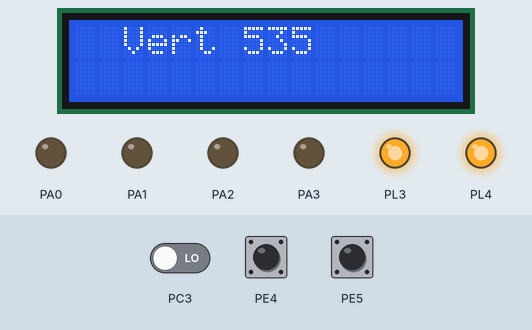
Recording of a program running on a simulated ATmega2560, built with avr-gcc and emulated at 14.7456 MHz. On the bench: 16×2 character LCD, output pins drawn as LEDs (lit = HIGH). Wiring (inferred from the names in the program): character LCD (HD44780): RS PC0; R/W PC1; E PC2; data PC4, PC5, PC6, PC7. Inputs (shaded band) come from the test bench; at power-on: PC3 LOW, PE4 HIGH, PE5 HIGH. Pins used as bus, display or sensor lines are not drawn.

Above: at 1.3 s.
Timing chart, 0 to 7.8 s (numbered marks = the images above):
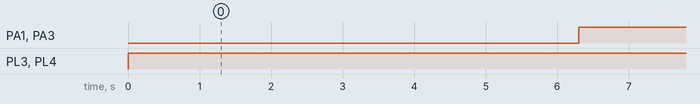

The program:

Initial_Navigation.c
```c
/*
 * Initial_Navigation.c
 *
 * Created: 2/20/2018 10:03:49 PM
 *  Author: Eastways Travel
 */

#define F_CPU 14745600
#include <avr/io.h>
#include <avr/interrupt.h>
#include <util/delay.h>

#include <math.h> //included to support power function
#include "buzzer.h"
#include "lcd.c"


#include "Line_Follow.c"
#include "POS.c"

#define STOPS 7


int vertical = 0;
int horizontal = 0;
char direction, face;
int x_D = 0, y_D = 0;


/*unsigned char ADC_Value;
unsigned char Left_white_line = 0;
unsigned char Center_white_line = 0;
unsigned char Right_white_line = 0;*/

int avg[3]={60,60,60}; //Used for thresholds
int th[3]={0,0,0}; //Used for digital values of line eg 010 when center is on line
int error=0,target=2,p=0,kp=15; //Constants for Proportional in p
int highcount=0,highcurrent=0; //Constants for Proportional in p
int baseLine=100; //Constants for Proportional in p


//Function to configure ports to enable robot's motion
void motion_pin_config (void)
{
	DDRA = DDRA | 0x0F;
	PORTA = PORTA & 0xF0;
	DDRL = DDRL | 0x18;   //Setting PL3 and PL4 pins as output for PWM generation
	PORTL = PORTL | 0x18; //PL3 and PL4 pins are for velocity control using PWM.
}

void port_init()
{
	lcd_port_config();
	adc_pin_config();
	motion_pin_config();
	left_encoder_pin_config(); //left encoder pin config
	right_encoder_pin_config(); //right encoder pin config
}


void motion_set (unsigned char Direction)
{
	unsigned char PortARestore = 0;

	Direction &= 0x0F; 		// removing upper nibbel for the protection
	PortARestore = PORTA; 		// reading the PORTA original status
	PortARestore &= 0xF0; 		// making lower direction nibbel to 0
	PortARestore |= Direction; // adding lower nibbel for forward command and restoring the PORTA status
	PORTA = PortARestore; 		// executing the command
}

void forward (void) //both wheels forward
{
	motion_set(0x06);
}

void back (void) //both wheels backward
{
	motion_set(0x09);
}

void left (void) //Left wheel backward, Right wheel forward
{
	motion_set(0x05);
}

void right (void) //Left wheel forward, Right wheel backward
{
	motion_set(0x0A);
}

void soft_left (void) //Left wheel stationary, Right wheel forward
{
	motion_set(0x04);
}

void soft_right (void) //Left wheel forward, Right wheel is stationary
{
	motion_set(0x02);
}

void soft_left_2 (void) //Left wheel backward, right wheel stationary
{
	motion_set(0x01);
}

void soft_right_2 (void) //Left wheel stationary, Right wheel backward
{
	motion_set(0x08);
}

void stop (void)
{
	motion_set(0x00);
}


void linear_distance_mm(unsigned int DistanceInMM)
{
	float ReqdShaftCount = 0;
	unsigned long int ReqdShaftCountInt = 0;

	ReqdShaftCount = DistanceInMM / 5.338; // division by resolution to get shaft count
	ReqdShaftCountInt = (unsigned long int) ReqdShaftCount;

	ShaftCountRight = 0;
	while(1)
	{
		readSensor();
		proportional();
		forward();
		velocity(baseLine-p,baseLine+p);
		if(ShaftCountRight > ReqdShaftCountInt)
		{
			break;
		}
	}
	stop(); //Stop robot
}

void readSensor()
{
	highcurrent=0;
	highcount=0;
	sensor(0,th[0],avg[0]);
	sensor(1,th[1],avg[1]);
	sensor(2,th[2],avg[2]);
}
void sensor(int n,int sn,int avgn)
{
	sn=ADC_Conversion(n+1);
	if(sn>=avgn)
	{
		th[n]=1;
		highcount++;
		highcurrent+=(n+1);
	}
	else if(sn<avgn)
	{
		th[n]=0;
	}
	lcd_print(1, 3-n, th[n], 1);
}
void proportional()
{
	error = ((double)highcurrent/highcount)-target;
	p=(kp*error);
	if(th[0]==0 && th[1]==0 && th[2]==0)
	{
		p=0;
	}
}

void forward_mm(unsigned int DistanceInMM)
{
	linear_distance_mm(DistanceInMM);
}

void back_mm(unsigned int DistanceInMM)
{
	back();
	linear_distance_mm(DistanceInMM);
}

void left_degrees(unsigned int Degrees)
{
	// 88 pulses for 360 degrees rotation 4.090 degrees per count
	left(); //Turn left
	angle_rotate(Degrees);
}


void right_degrees(unsigned int Degrees)
{
	// 88 pulses for 360 degrees rotation 4.090 degrees per count
	right(); //Turn right
	angle_rotate(Degrees);
}


void soft_left_degrees(unsigned int Degrees)
{
	// 176 pulses for 360 degrees rotation 2.045 degrees per count
	soft_left(); //Turn soft left
	Degrees=Degrees*2;
	angle_rotate(Degrees);
}

void soft_right_degrees(unsigned int Degrees)
{
	// 176 pulses for 360 degrees rotation 2.045 degrees per count
	soft_right();  //Turn soft right
	Degrees=Degrees*2;
	angle_rotate(Degrees);
}

void soft_left_2_degrees(unsigned int Degrees)
{
	// 176 pulses for 360 degrees rotation 2.045 degrees per count
	soft_left_2(); //Turn reverse soft left
	Degrees=Degrees*2;
	angle_rotate(Degrees);
}

void soft_right_2_degrees(unsigned int Degrees)
{
	// 176 pulses for 360 degrees rotation 2.045 degrees per count
	soft_right_2();  //Turn reverse soft right
	Degrees=Degrees*2;
	angle_rotate(Degrees);
}


void manoeuvre(int x_F, int y_F,char dir_F){
	int x_origin = 4;
	int y_origin = 'D';


	int x_middle = x_F - x_origin;
	int y_middle = y_F - y_origin;

	//For determining the final destination x-coordinate
	if( (x_middle) > 0 ){ x_D = 7; }
	else { x_D = 1; }
	int x_intermediate = x_D - x_origin;

	//For determining the final destination y-coordinate
	if((y_middle) > 0){ y_D = 'F'; }
	else if((y_middle) == 0){ y_D = 'D'; }
	else { y_D = 'B'; }
	int y_intermediate = y_D - y_origin;

	//How much to manoeuvre
	vertical = 	x_middle - x_intermediate;
	horizontal = y_middle - y_intermediate;
	direction = dir_F;
}

void print_value(){
	lcd_set_4bit();
	lcd_cursor(1, 3);
	lcd_string("Vert");
	lcd_print(1,8, vertical, 3);
	lcd_cursor(2, 1);
	lcd_string("horiz");
	lcd_print(2,8, horizontal, 3);
}

void rotate(char face){
	switch(direction){
		case 'N':{
			if(face == 'S'){right_degrees(180);}
			else if(face == 'E'){right_degrees(90);}
			else if(face == 'W'){left_degrees(90);}
				break;
		}
		case 'W':{
			if(face == 'S'){left_degrees(90);}
			else if(face == 'E'){right_degrees(180);}
			else if(face == 'N'){right_degrees(90);}
				break;
		}
		case 'S':{
			if(face == 'N'){right_degrees(180);}
			else if(face == 'W'){right_degrees(90);}
			else if(face == 'E'){left_degrees(90);}
				break;
		}
		case 'E':{
			if(face == 'W'){right_degrees(180);}
			else if(face == 'S'){right_degrees(90);}
			else if(face == 'N'){left_degrees(90);}
				break;
		}
		direction = face;


	}
}

void vertical_motion(){

	if(vertical < 0){
		face = 'S';
	}
	else{
		face = 'N';
	}
	rotate(face);
	vertical = abs(vertical);
	forward_mm(vertical * 340);
}
void horizontal_motion(){

	if(horizontal < 0){
		face = 'E';
	}
	else{
		face = 'W';
	}
	rotate(face);
	horizontal = abs(horizontal);
	forward_mm(horizontal * 340);
}


void navigate(int nodes){
	for(int i=0;i<2;i++){
		if(x_D == 1){
			face = 'S';
		}
		else if(x_D == 7){
			face = 'N';
		}
		rotate(face);
		forward_mm(nodes-1 * 340);
		right_degrees(180);
	}
	buzzer_on();
	_delay_ms(1000);
	buzzer_off();

}

void init_devices (void)
{
	cli(); //Clears the global interrupts
	port_init();
	adc_init();
	timer5_init();
	left_position_encoder_interrupt_init();
	right_position_encoder_interrupt_init();
	sei();   //Enables the global interrupts
}


int main(void)
{
	//lcd_port_config();
	init_devices();
	lcd_set_4bit();
	lcd_init();


	//Enter the co-ordinates of the initial positions of all the three bots.
	//Fx,Fy for Firebird | Sbx,Sby for Spark blue | Srx,Sry for Spark Red
		int x_F = 6;
		int y_F = 'G';
		char dir_F = 'E';


		buzzer_on();
		_delay_ms(1000);		//delay
		buzzer_off();
		//This function will set the nodes to travel in the vertical & horizontal direction for the bot to reach its standard spot
		manoeuvre(x_F, y_F, dir_F);

		print_value();
		_delay_ms(5000);


		lcd_wr_command(0x01);
		//_delay_ms(1000);


		vertical_motion();
		stop();
		_delay_ms(500);
		horizontal_motion();
		_delay_ms(500);
		//right_degrees(180);
		//_delay_ms(500);


		navigate(STOPS);
		stop();

}
```

Line_Follow.c
```c
#include <avr/io.h>
#include <avr/interrupt.h>
#include <util/delay.h>

#include <math.h> //included to support power function


void port_init();
void timer5_init();
void velocity(unsigned char, unsigned char);
void motors_delay();

unsigned char ADC_Conversion(unsigned char);
unsigned char ADC_Value;

unsigned char Left_white_line = 0;
unsigned char Center_white_line = 0;
unsigned char Right_white_line = 0;

//Function to configure LCD port
void lcd_port_config (void)
{
 DDRC = DDRC | 0xF7; //all the LCD pin's direction set as output
 PORTC = PORTC & 0x80; // all the LCD pins are set to logic 0 except PORTC 7
}

//ADC pin configuration
void adc_pin_config (void)
{
 DDRF = 0x00;
 PORTF = 0x00;
 DDRK = 0x00;
 PORTK = 0x00;
}

//Function to configure ports to enable robot's motion

///////////////////////in Main
/*void motion_pin_config (void)
{
 DDRA = DDRA | 0x0F;
 PORTA = PORTA & 0xF0;
 DDRL = DDRL | 0x18;   //Setting PL3 and PL4 pins as output for PWM generation
 PORTL = PORTL | 0x18; //PL3 and PL4 pins are for velocity control using PWM.
}
*/
//Function to Initialize PORTS
//To Be added in Main with changes
/*void port_init()
{
	lcd_port_config();
	adc_pin_config();
	motion_pin_config();
}*/

// Timer 5 initialized in PWM mode for velocity control
// Prescale:256
// PWM 8bit fast, TOP=0x00FF
// Timer Frequency:225.000Hz
void timer5_init()
{
	TCCR5B = 0x00;	//Stop
	TCNT5H = 0xFF;	//Counter higher 8-bit value to which OCR5xH value is compared with
	TCNT5L = 0x01;	//Counter lower 8-bit value to which OCR5xH value is compared with
	OCR5AH = 0x00;	//Output compare register high value for Left Motor
	OCR5AL = 0xFF;	//Output compare register low value for Left Motor
	OCR5BH = 0x00;	//Output compare register high value for Right Motor
	OCR5BL = 0xFF;	//Output compare register low value for Right Motor
	OCR5CH = 0x00;	//Output compare register high value for Motor C1
	OCR5CL = 0xFF;	//Output compare register low value for Motor C1
	TCCR5A = 0xA9;	/*{COM5A1=1, COM5A0=0; COM5B1=1, COM5B0=0; COM5C1=1 COM5C0=0}
 					  For Overriding normal port functionality to OCRnA outputs.
				  	  {WGM51=0, WGM50=1} Along With WGM52 in TCCR5B for Selecting FAST PWM 8-bit Mode*/

	TCCR5B = 0x0B;	//WGM12=1; CS12=0, CS11=1, CS10=1 (Prescaler=64)
}

void adc_init()
{
	ADCSRA = 0x00;
	ADCSRB = 0x00;		//MUX5 = 0
	ADMUX = 0x20;		//Vref=5V external --- ADLAR=1 --- MUX4:0 = 0000
	ACSR = 0x80;
	ADCSRA = 0x86;		//ADEN=1 --- ADIE=1 --- ADPS2:0 = 1 1 0
}

//Function For ADC Conversion
unsigned char ADC_Conversion(unsigned char Ch)
{
	unsigned char a;
	if(Ch>7)
	{
		ADCSRB = 0x08;
	}
	Ch = Ch & 0x07;
	ADMUX= 0x20| Ch;
	ADCSRA = ADCSRA | 0x40;		//Set start conversion bit
	while((ADCSRA&0x10)==0);	//Wait for conversion to complete
	a=ADCH;
	ADCSRA = ADCSRA|0x10; //clear ADIF (ADC Interrupt Flag) by writing 1 to it
	ADCSRB = 0x00;
	return a;
}

//Function To Print Sesor Values At Desired Row And Coloumn Location on LCD
void print_sensor(char row, char coloumn,unsigned char channel)
{

	ADC_Value = ADC_Conversion(channel);
	lcd_print(row, coloumn, ADC_Value, 3);
}

//Function for velocity control
void velocity (unsigned char left_motor, unsigned char right_motor)
{
	OCR5AL = (unsigned char)left_motor;
	OCR5BL = (unsigned char)right_motor;
}

//Function used for setting motor's direction
//IN Main
/*void motion_set (unsigned char Direction)
{
 unsigned char PortARestore = 0;

 Direction &= 0x0F; 		// removing upper nibbel for the protection
 PortARestore = PORTA; 		// reading the PORTA original status
 PortARestore &= 0xF0; 		// making lower direction nibbel to 0
 PortARestore |= Direction; // adding lower nibbel for forward command and restoring the PORTA status
 PORTA = PortARestore; 		// executing the command
}*/

//In Main
/*void forward (void)
{
  motion_set (0x06);
}

void stop (void)
{
  motion_set (0x00);
}*/

/*void init_devices (void)
{
 	cli(); //Clears the global interrupts
	port_init();
	adc_init();
	timer5_init();
	sei();   //Enables the global interrupts
}

//Main Function
int main()
{
	init_devices();
	lcd_set_4bit();
	lcd_init();

	while(1)
	{

		Left_white_line = ADC_Conversion(3);	//Getting data of Left WL Sensor
		Center_white_line = ADC_Conversion(2);	//Getting data of Center WL Sensor
		Right_white_line = ADC_Conversion(1);	//Getting data of Right WL Sensor

		flag=0;

		print_sensor(1,1,3);	//Prints value of White Line Sensor1
		print_sensor(1,5,2);	//Prints Value of White Line Sensor2
		print_sensor(1,9,1);	//Prints Value of White Line Sensor3


		if(Center_white_line>0x28)
		{
			flag=1;
			forward();
			velocity(150,150);
		}

		if((Left_white_line<0x28) && (flag==0))
		{
			flag=1;
			forward();
			velocity(130,50);
		}

		if((Right_white_line<0x28) && (flag==0))
		{
			flag=1;
			forward();
			velocity(50,130);
		}

		if(Center_white_line<0x28 && Left_white_line<0x28 && Right_white_line<0x28)
		{
			forward();
			velocity(0,0);
		}

	}
}*/
```

buzzer.c
```c
/*buzzer.c

*/

//#define F_CPU 14745600
#include <avr/io.h>
#include <util/delay.h>
#include "buzzer.h"

/*Function Name: buzzer_pin_config
Input: None
Output: Function to initialize buzzer
Logic: Setting PORTC3 as output which is the pin connected to the buzzer
Example Call: buzzer_pin_config()
*/
void buzzer_pin_config(void)
{
	DDRC = DDRC | 0x08;		//Setting PORTC 3 as output
	PORTC = PORTC & 0xF7;		//Setting PORTC 3 logic low to turnoff buzzer
}

/*Function Name:buzzer_on
Input: None
Output: Buzzer turns on
Logic: Turns the buzzer on by writing 1 to PC3
Example Call: buzzer_on ()
*/
void buzzer_on(void)
{
	unsigned char port_restore = 0;
	port_restore = PINC;
	port_restore = port_restore | 0x08;
	PORTC = port_restore;
}

/*Function Name:buzzer_off
Input: None
Output: Buzzer turns off
Logic: Turns the buzzer off by writing 0 to PC3
Example Call: buzzer_off()
*/
void buzzer_off(void)
{
	unsigned char port_restore = 0;
	port_restore = PINC;
	port_restore = port_restore & 0xF7;
	PORTC = port_restore;
}

/*Function Name:buzzer_beep
Output: Buzzer beeps 1 time
Logic: Turns the buzzer on and off by writing 1 & 0 to PC3
Example Call: buzzer_beep()
*/
void buzzer_beep()
{
	buzzer_on();
	_delay_ms(200);
	buzzer_off();
	_delay_ms(200);
}
```

buzzer.h
```c
/*
 * buzzer.h
 */


#ifndef BUZZER_H_
#define BUZZER_H_
#include "buzzer.c"

void buzzer_pin_config (void);
void buzzer_on (void);
void buzzer_off (void);
void buzzer_beep();

#endif /* BUZZER_H_ */
```

lcd.c
```c
#include <avr/io.h>
#include <avr/delay.h>
#include <util/delay.h>

#define RS 0
#define RW 1
#define EN 2
#define lcd_port PORTC

#define sbit(reg,bit)	reg |= (1<<bit)
#define cbit(reg,bit)	reg &= ~(1<<bit)

void init_ports();
void lcd_reset_4bit();
void lcd_init();
void lcd_wr_command(unsigned char);
void lcd_wr_char(char);
void lcd_home();
void lcd_cursor(char, char);
void lcd_print(char, char, unsigned int, int);
void lcd_string(char*);

unsigned int temp;
unsigned int unit;
unsigned int tens;
unsigned int hundred;
unsigned int thousand;
unsigned int million;

int i;


/*****Function to Reset LCD*****/
void lcd_set_4bit()
{
	_delay_ms(1);

	cbit(lcd_port,RS);				//RS=0 --- Command Input
	cbit(lcd_port,RW);				//RW=0 --- Writing to LCD
	lcd_port = 0x30;				//Sending 3
	sbit(lcd_port,EN);				//Set Enable Pin
	_delay_ms(5);					//Delay
	cbit(lcd_port,EN);				//Clear Enable Pin

	_delay_ms(1);

	cbit(lcd_port,RS);				//RS=0 --- Command Input
	cbit(lcd_port,RW);				//RW=0 --- Writing to LCD
	lcd_port = 0x30;				//Sending 3
	sbit(lcd_port,EN);				//Set Enable Pin
	_delay_ms(5);					//Delay
	cbit(lcd_port,EN);				//Clear Enable Pin

	_delay_ms(1);

	cbit(lcd_port,RS);				//RS=0 --- Command Input
	cbit(lcd_port,RW);				//RW=0 --- Writing to LCD
	lcd_port = 0x30;				//Sending 3
	sbit(lcd_port,EN);				//Set Enable Pin
	_delay_ms(5);					//Delay
	cbit(lcd_port,EN);				//Clear Enable Pin

	_delay_ms(1);

	cbit(lcd_port,RS);				//RS=0 --- Command Input
	cbit(lcd_port,RW);				//RW=0 --- Writing to LCD
	lcd_port = 0x20;				//Sending 2 to initialise LCD 4-bit mode
	sbit(lcd_port,EN);				//Set Enable Pin
	_delay_ms(5);					//Delay
	cbit(lcd_port,EN);				//Clear Enable Pin


}

/*****Function to Initialize LCD*****/
void lcd_init()
{
	_delay_ms(1);

	lcd_wr_command(0x28);			//LCD 4-bit mode and 2 lines.
	lcd_wr_command(0x01);
	lcd_wr_command(0x06);
	lcd_wr_command(0x0E);
	lcd_wr_command(0x80);

}


/*****Function to Write Command on LCD*****/
void lcd_wr_command(unsigned char cmd)
{
	unsigned char temp;
	temp = cmd;
	temp = temp & 0xF0;
	lcd_port &= 0x0F;
	lcd_port |= temp;
	cbit(lcd_port,RS);
	cbit(lcd_port,RW);
	sbit(lcd_port,EN);
	_delay_ms(5);
	cbit(lcd_port,EN);

	cmd = cmd & 0x0F;
	cmd = cmd<<4;
	lcd_port &= 0x0F;
	lcd_port |= cmd;
	cbit(lcd_port,RS);
	cbit(lcd_port,RW);
	sbit(lcd_port,EN);
	_delay_ms(5);
	cbit(lcd_port,EN);
}

/*****Function to Write Data on LCD*****/
void lcd_wr_char(char letter)
{
	char temp;
	temp = letter;
	temp = (temp & 0xF0);
	lcd_port &= 0x0F;
	lcd_port |= temp;
	sbit(lcd_port,RS);
	cbit(lcd_port,RW);
	sbit(lcd_port,EN);
	_delay_ms(5);
	cbit(lcd_port,EN);

	letter = letter & 0x0F;
	letter = letter<<4;
	lcd_port &= 0x0F;
	lcd_port |= letter;
	sbit(lcd_port,RS);
	cbit(lcd_port,RW);
	sbit(lcd_port,EN);
	_delay_ms(5);
	cbit(lcd_port,EN);
}


void lcd_home()
{
	lcd_wr_command(0x80);
}


/*****Function to Print String on LCD*****/
void lcd_string(char *str)
{
	while(*str != '\0')
	{
		lcd_wr_char(*str);
		str++;
	}
}

/*** Position the LCD cursor at "row", "column". ***/

void lcd_cursor (char row, char column)
{
	switch (row) {
		case 1: lcd_wr_command (0x80 + column - 1); break;
		case 2: lcd_wr_command (0xc0 + column - 1); break;
		case 3: lcd_wr_command (0x94 + column - 1); break;
		case 4: lcd_wr_command (0xd4 + column - 1); break;
		default: break;
	}
}

/***** Function To Print Any input value upto the desired digit on LCD *****/
void lcd_print (char row, char coloumn, unsigned int value, int digits)
{
	unsigned char flag=0;
	if(row==0||coloumn==0)
	{
		lcd_home();
	}
	else
	{
		lcd_cursor(row,coloumn);
	}
	if(digits==5 || flag==1)
	{
		million=value/10000+48;
		lcd_wr_char(million);
		flag=1;
	}
	if(digits==4 || flag==1)
	{
		temp = value/1000;
		thousand = temp%10 + 48;
		lcd_wr_char(thousand);
		flag=1;
	}
	if(digits==3 || flag==1)
	{
		temp = value/100;
		hundred = temp%10 + 48;
		lcd_wr_char(hundred);
		flag=1;
	}
	if(digits==2 || flag==1)
	{
		temp = value/10;
		tens = temp%10 + 48;
		lcd_wr_char(tens);
		flag=1;
	}
	if(digits==1 || flag==1)
	{
		unit = value%10 + 48;
		lcd_wr_char(unit);
	}
	if(digits>5)
	{
		lcd_wr_char('E');
	}

}
```

Source omitted: POS.c (6733 bytes)

Measured:
- by itself, PA1, PA3: LOW → HIGH at 6.3 s
- by itself, PL3, PL4: LOW → HIGH at 0.00 s
